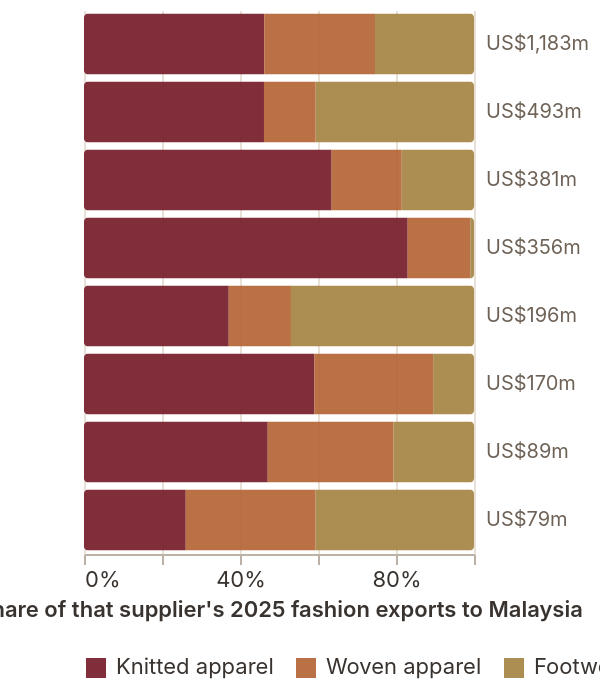

Express this chart as Vega-Lite.
### Vega-Lite specification from a JSON file in a GitHub repository (floating-point values rounded to 4 significant figures)
{"$schema": "https://vega.github.io/schema/vega-lite/v5.json", "description": "100% stacked bars comparing the product mix of Malaysia's eight largest named apparel and footwear import suppliers in 2025.", "width": "container", "height": {"step": 34}, "autosize": {"type": "fit-x", "contains": "padding", "resize": true}, "background": null, "config": {"font": "Inter", "view": {"stroke": null}, "axis": {"labelFont": "Inter", "titleFont": "Inter", "labelColor": "#39332f", "titleColor": "#39332f", "titleFontWeight": 600, "labelFontSize": 11, "titleFontSize": 11, "gridColor": "#e9e1d8", "domainColor": "#bcb1a7", "tickColor": "#bcb1a7"}, "legend": {"labelFont": "Inter", "titleFont": "Inter", "labelColor": "#39332f", "titleColor": "#39332f", "labelFontSize": 11, "titleFontSize": 11, "titleFontWeight": 600, "orient": "bottom"}}, "params": [{"name": "supplier", "value": ""}], "data": {"values": [{"partner": "China", "category": "Knitted apparel", "share_pct": 46.23, "category_mil": 547.1, "total_mil": 1183.0}, {"partner": "China", "category": "Woven apparel", "share_pct": 28.39, "category_mil": 336.0, "total_mil": 1183.0}, {"partner": "China", "category": "Footwear", "share_pct": 25.38, "category_mil": 300.3, "total_mil": 1183.0}, {"partner": "Viet Nam", "category": "Knitted apparel", "share_pct": 46.15, "category_mil": 227.7, "total_mil": 493.3}, {"partner": "Viet Nam", "category": "Woven apparel", "share_pct": 13.26, "category_mil": 65.4, "total_mil": 493.3}, {"partner": "Viet Nam", "category": "Footwear", "share_pct": 40.59, "category_mil": 200.2, "total_mil": 493.3}, {"partner": "Singapore", "category": "Knitted apparel", "share_pct": 63.49, "category_mil": 242.1, "total_mil": 381.2}, {"partner": "Singapore", "category": "Woven apparel", "share_pct": 17.98, "category_mil": 68.5, "total_mil": 381.2}, {"partner": "Singapore", "category": "Footwear", "share_pct": 18.53, "category_mil": 70.6, "total_mil": 381.2}, {"partner": "Bangladesh", "category": "Knitted apparel", "share_pct": 83.0, "category_mil": 295.2, "total_mil": 355.6}, {"partner": "Bangladesh", "category": "Woven apparel", "share_pct": 16.03, "category_mil": 57.0, "total_mil": 355.6}, {"partner": "Bangladesh", "category": "Footwear", "share_pct": 0.97, "category_mil": 3.5, "total_mil": 355.6}, {"partner": "Indonesia", "category": "Knitted apparel", "share_pct": 37.11, "category_mil": 72.9, "total_mil": 196.4}, {"partner": "Indonesia", "category": "Woven apparel", "share_pct": 15.96, "category_mil": 31.3, "total_mil": 196.4}, {"partner": "Indonesia", "category": "Footwear", "share_pct": 46.93, "category_mil": 92.2, "total_mil": 196.4}, {"partner": "India", "category": "Knitted apparel", "share_pct": 59.05, "category_mil": 100.4, "total_mil": 169.9}, {"partner": "India", "category": "Woven apparel", "share_pct": 30.47, "category_mil": 51.8, "total_mil": 169.9}, {"partner": "India", "category": "Footwear", "share_pct": 10.48, "category_mil": 17.8, "total_mil": 169.9}, {"partner": "Cambodia", "category": "Knitted apparel", "share_pct": 47.11, "category_mil": 41.7, "total_mil": 88.5}, {"partner": "Cambodia", "category": "Woven apparel", "share_pct": 32.24, "category_mil": 28.5, "total_mil": 88.5}, {"partner": "Cambodia", "category": "Footwear", "share_pct": 20.65, "category_mil": 18.3, "total_mil": 88.5}, {"partner": "Italy", "category": "Knitted apparel", "share_pct": 26.09, "category_mil": 20.6, "total_mil": 78.8}, {"partner": "Italy", "category": "Woven apparel", "share_pct": 33.3, "category_mil": 26.2, "total_mil": 78.8}, {"partner": "Italy", "category": "Footwear", "share_pct": 40.61, "category_mil": 32.0, "total_mil": 78.8}]}, "transform": [{"calculate": "datum.share_pct/100", "as": "share"}, {"calculate": "format(datum.total_mil, ',.0f') + 'm'", "as": "total_label"}], "layer": [{"mark": {"type": "bar", "cornerRadius": 2}, "encoding": {"y": {"field": "partner", "type": "nominal", "sort": ["China", "Viet Nam", "Singapore", "Bangladesh", "Indonesia", "India", "Cambodia", "Italy"], "title": null, "axis": {"labelLimit": 110}}, "x": {"field": "share", "type": "quantitative", "stack": "zero", "title": "Share of that supplier's 2025 fashion exports to Malaysia", "axis": {"format": ".0%", "grid": true, "tickCount": 6}}, "color": {"field": "category", "type": "nominal", "scale": {"domain": ["Knitted apparel", "Woven apparel", "Footwear"], "range": ["#7a2430", "#b66a3c", "#a8884a"]}, "legend": {"title": null, "direction": "horizontal"}}, "opacity": {"condition": {"test": "supplier === '' || datum.partner === supplier", "value": 0.95}, "value": 0.18}, "tooltip": [{"field": "partner", "title": "Supplier"}, {"field": "category", "title": "Product group"}, {"field": "share_pct", "title": "Share of its imports (%)", "format": ".1f"}, {"field": "category_mil", "title": "Value (US$ million)", "format": ",.1f"}, {"field": "total_mil", "title": "Supplier total (US$ million)", "format": ",.1f"}]}}, {"transform": [{"aggregate": [{"op": "max", "field": "total_mil", "as": "total_mil"}], "groupby": ["partner"]}, {"calculate": "'US$' + format(datum.total_mil, ',.0f') + 'm'", "as": "label"}], "mark": {"type": "text", "align": "left", "baseline": "middle", "dx": 6, "fontSize": 10, "color": "#6e6257"}, "encoding": {"y": {"field": "partner", "type": "nominal", "sort": ["China", "Viet Nam", "Singapore", "Bangladesh", "Indonesia", "India", "Cambodia", "Italy"], "axis": null}, "x": {"datum": 1}, "text": {"field": "label"}, "opacity": {"condition": {"test": "supplier === '' || datum.partner === supplier", "value": 1}, "value": 0.28}}}]}
